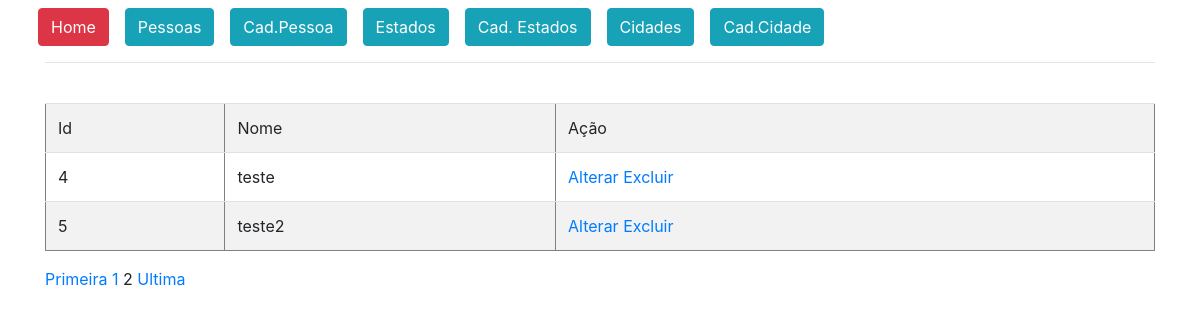
Page /painel.php?modulo=pessoas&pagina=listagem&paginacao=2 (signed in) on the committed database.
### tables this page shows
CREATE TABLE `menu` (
  `id` int(11) NOT NULL,
  `endereco` varchar(100) NOT NULL,
  `classe` varchar(100) NOT NULL,
  `descricao` varchar(100) NOT NULL,
  `ordem` int(11) NOT NULL
);

CREATE TABLE `pessoas` (
  `id` int(11) NOT NULL,
  `nome` varchar(100) NOT NULL
);

### cadastros/pessoas/listagem.php (the view, shortened to what this page needs)
<?php
    $pagina_atual = filter_input(INPUT_GET,'paginacao', FILTER_SANITIZE_NUMBER_INT);
    $pagina = (!empty($pagina_atual)) ? $pagina_atual : 1;
    $qnt_result_pg = 3;
    $inicio = ($qnt_result_pg * $pagina) - $qnt_result_pg;
    $conn = mysqli_connect('127.0.0.1', 'root', '', 'base_crud');
    $result_pessoas = "SELECT * FROM pessoas LIMIT $inicio, $qnt_result_pg";
    $resultado_pessoas = mysqli_query($conn, $result_pessoas);
    $html = '<br>';
    $html .= '<table border="1" class="table table-striped"><tr><td>Id</td><td>Nome</td><td>Ação</td></tr>';
    while($row_pessoa = mysqli_fetch_assoc($resultado_pessoas)){
        $html .= '<tr>';
        $html .= "<td>" . $row_pessoa['id'] . "</td>";
        $html .= "<td>" . $row_pessoa['nome'] . "</td>";
        $html .= "<td><a href='?modulo=pessoas&pagina=alterar&id=" . $row_pessoa['id'] ."'>Alterar </a>";
        $html .= "<a href='?modulo=pessoas&pagina=deletar&id=" . $row_pessoa['id'] ."'>Excluir</a></td>";
        $html .= '</tr>';
    }
    $html .= '</table>';
    echo $html;
    $result_pg = "SELECT COUNT(id) AS num_result FROM pessoas";
    $resultado_pg = mysqli_query($conn, $result_pg);
    $row_pg = mysqli_fetch_assoc($resultado_pg);
    $quantidade_pg = ceil($row_pg['num_result'] / $qnt_result_pg);
    $max_links = 100;
    echo "<a href='painel.php?modulo=pessoas&pagina=listagem&paginacao=1'>Primeira</a> ";
    for($pag_ant = $pagina - $max_links; $pag_ant <= $pagina - 1; $pag_ant++){
        if($pag_ant >= 1){
            echo "<a href='painel.php?modulo=pessoas&pagina=listagem&paginacao=$pag_ant'>$pag_ant</a> ";
        }
    }
    echo "$pagina ";
    echo "<a href='painel.php?modulo=pessoas&pagina=listagem&paginacao=$quantidade_pg'>Ultima</a>";
?>

### layouts/menu.php
<?php
    $stmt = $conn->prepare('SELECT * FROM menu order by ordem,descricao');
    $stmt->execute();
    $resultado = $stmt->fetchAll();
?>
<div class="row">
    <?php
        foreach ($resultado as $linha) {
            ?>
                <a href="<?=$linha['endereco']?>"
                class="<?=$linha['classe']?>">
                <?=$linha['descricao']?></a>
            <?php
        }
    ?>
    </div>
<hr>

### rows in the picture
menu: descricao "Home"
menu: descricao "Pessoas"
menu: descricao "Cad.Pessoa"
menu: descricao "Estados"
menu: descricao "Cad. Estados"
menu: descricao "Cidades"
menu: descricao "Cad.Cidade"
pessoas: id "4", nome "teste"
pessoas: id "5", nome "teste2"

### other values in the picture
$pagina "2"
